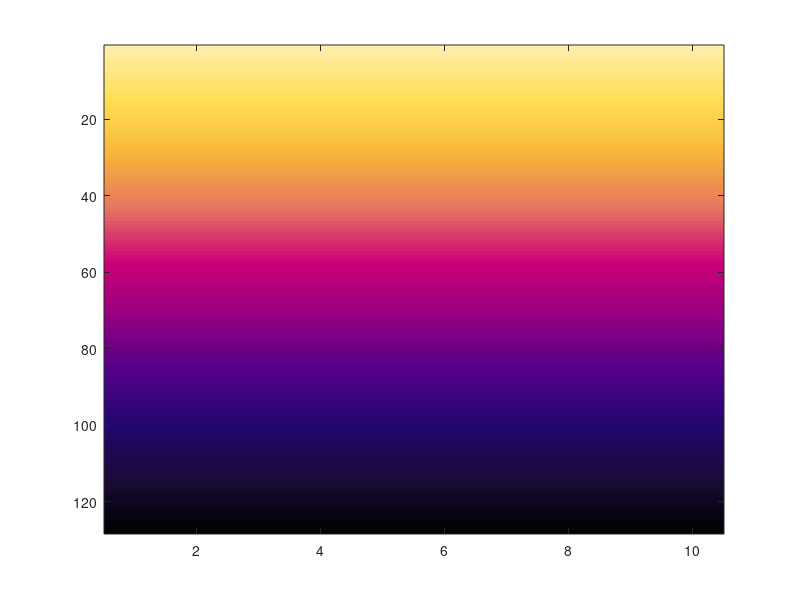

This figure's MATLAB source:
% lenght of colormap
len = 128;

% matrix where each row is a color triplet
T = [255, 238, 173
     255, 223,  84
     248, 183,  58
     229, 115,  97
     204,   0, 119
     149,   0, 128
      84,   0, 136
      33,   6, 111
      26,  11,  56
       0,   0,   0]./255;

% vector with the range of each color (equally spaced)
x = round(0 : len/(length(T)-1) : len)';

% interpolate to create map
map = interp1(x/len, T, linspace(0,1,len));
 
% test it
I = linspace(0,1,len);
figure;
imagesc(I(ones(1,10),:)')
colormap(map)

% save values of new matrix in the 8-bit scale [0,255]
mapS = round(map * 255);
